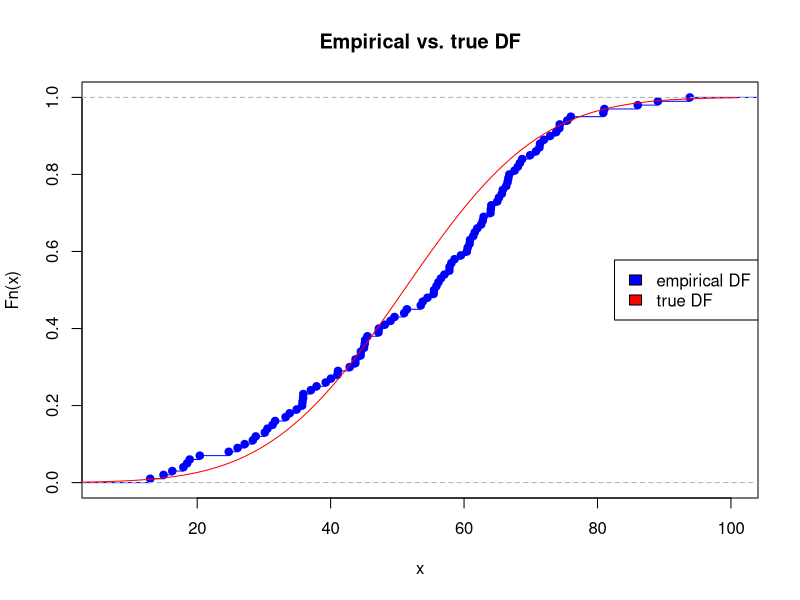
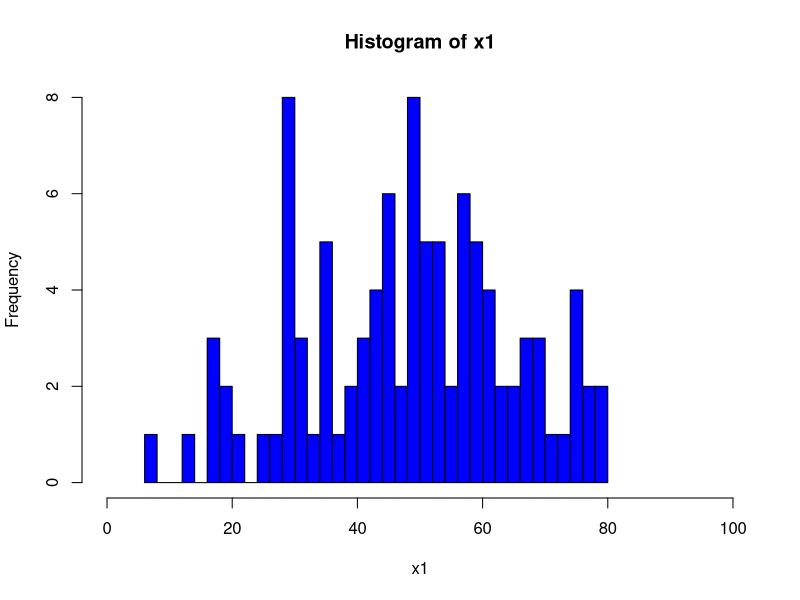
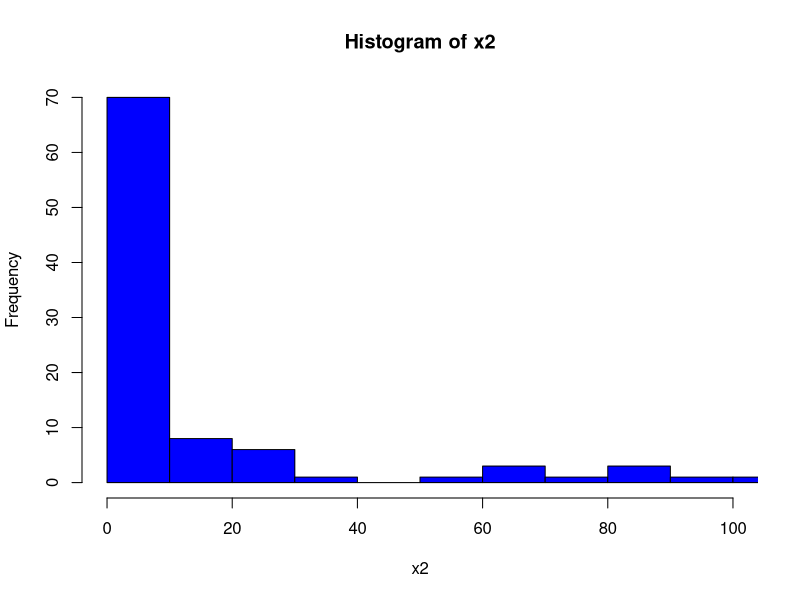
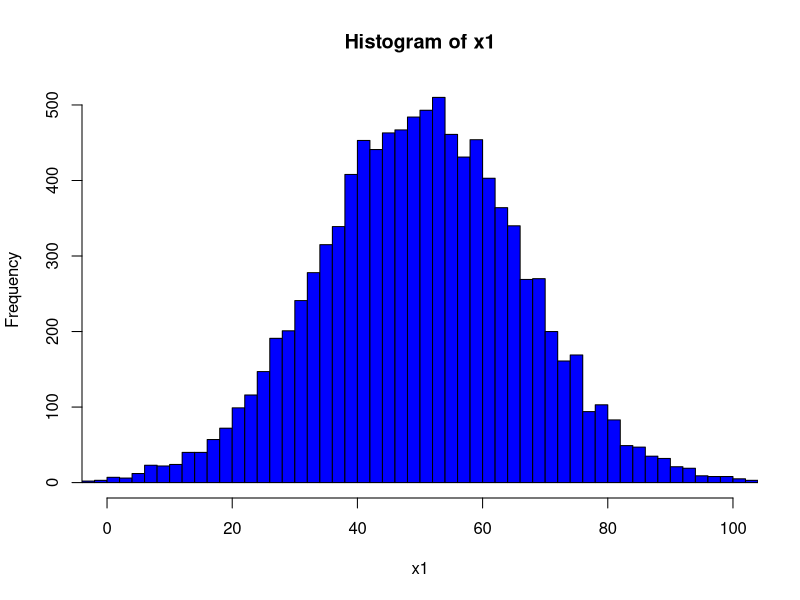
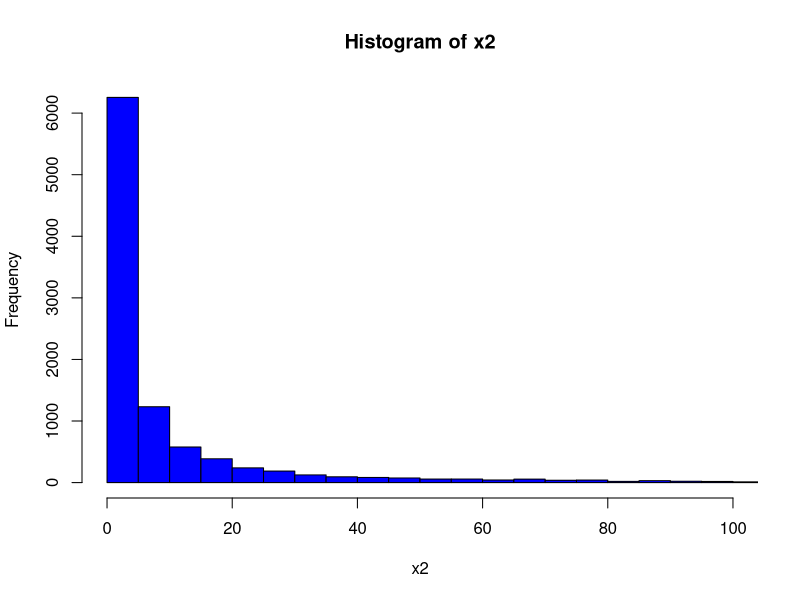

Write the R code that produced these figures, in order.
## ---- chunk 1
knitr::opts_chunk$set(error=TRUE,        # Keep compiling upon error
                      collapse=TRUE,     # collapse by default
                      echo=TRUE,         # echo code by default
                      comment = "#>",    # change comment character
                      fig.width = 5,     # set figure width
                      out.width = "50%", # set width of displayed images
                      warning=TRUE,      # show R warnings
                      message=FALSE)     # show R messages
## ---- chunk 2
rep(seq(3),4)
## ---- chunk 3
qnorm(0.99)
## ---- chunk 4
#100 samples N(50,16)
samples <- rnorm(n=100, mean=50, sd=16)
#empirical distribution function
Fn <- ecdf(samples)
#true distribution function F
Fnt <- pnorm(seq(from=0, to=100, by=1), mean=50, sd=16)

plot(Fn, col='blue', main="Empirical vs. true DF")
lines(Fnt, col='red')
legend("right",c("empirical DF","true DF"), fill=c("blue","red"))



## ---- chunk 5
diff.med <- function(x){
  d <- median(x) - mean(x)
  return(d)  
}

# part a
x1 <- rnorm(n = 100, mean = 50, sd = 16)
diff.med(x1)

# part b
x2 <- rlnorm(100, meanlog = 1, sdlog = 2)
diff.med(x2)

hist(x1, breaks = 50, col = "blue", xlim = c(0,100))

hist(x2, breaks = 50, col = "blue", xlim = c(0,100))



## ---- chunk 6
# part a
x1 <- rnorm(n = 10000, mean = 50, sd = 16)
diff.med(x1)

# part b
x2 <- rlnorm(10000, meanlog = 1, sdlog = 2)
diff.med(x2)

hist(x1, breaks = 50, col = "blue", xlim = c(0,100))

hist(x2, breaks = 500, col = "blue", xlim = c(0,100))
## ---- chunk 7
Sim.V <- function(alpha, Nsim){
  X <- rnorm(Nsim, mean = 0, sd = 1)
  V <- exp(X) + 2 * X**2
  q <- quantile(V, probs = alpha)
  return(q)  
}
## ---- chunk 8
Sim.V(c(0.01,0.1,0.25,0.5,0.75,0.9,0.99), 100000)
